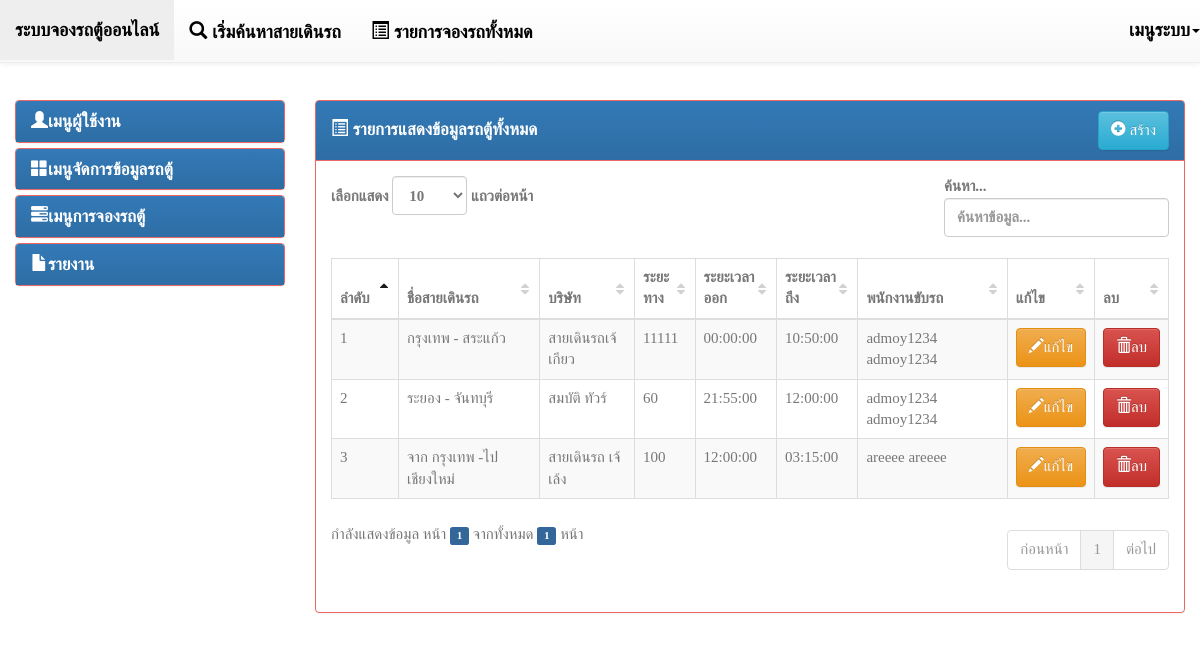
The app's page /backend/index.php?page=list-van (signed in), older data.
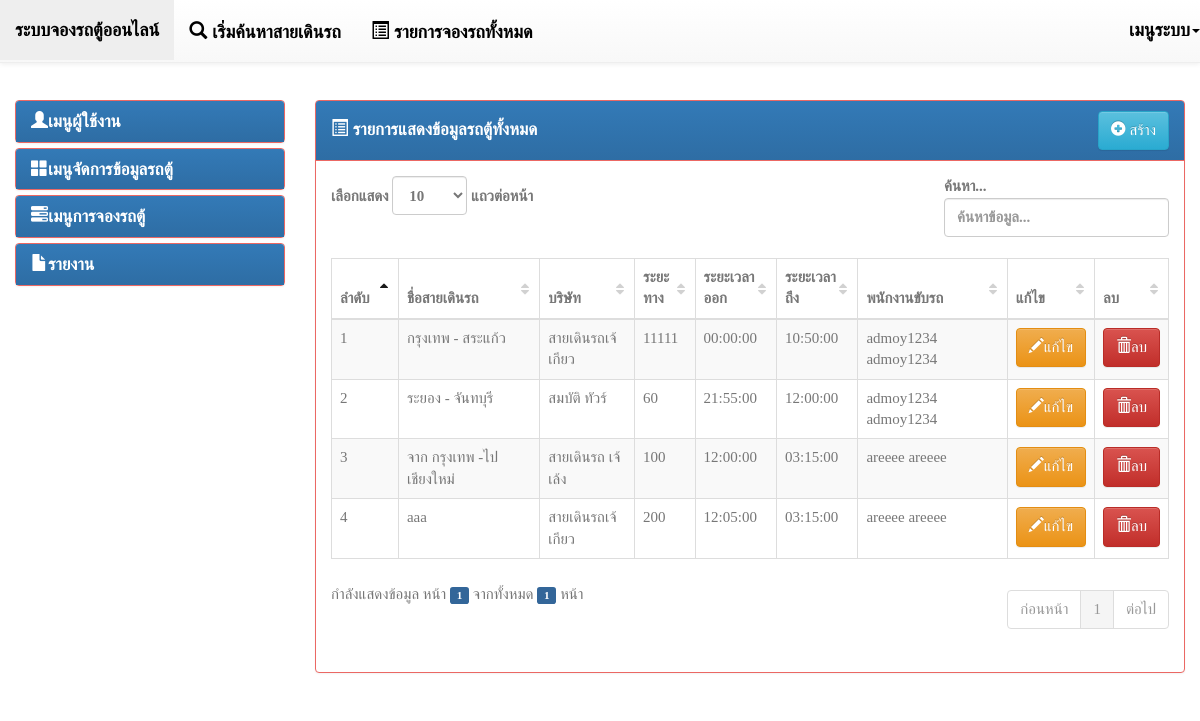
The same page, newer data.
### tables this page shows
CREATE TABLE IF NOT EXISTS `van` (
  `v_id` int(11) NOT NULL COMMENT 'รหัสรถตู้',
  `v_name` varchar(255) NOT NULL COMMENT 'ชื่อสายรถตู้',
  `v_detail` text NOT NULL COMMENT 'รายละเอียด',
  `v_company` int(11) NOT NULL COMMENT 'บริษัท',
  `v_driver` int(11) NOT NULL COMMENT 'รหัสพนักงานขับรถ',
  `v_chair` int(2) NOT NULL,
  `v_roadlength` int(11) NOT NULL DEFAULT '0' COMMENT 'ระยะทาง',
  `v_drivestart` time NOT NULL,
  `v_driveend` time NOT NULL,
  `v_updatedate` date NOT NULL,
  `v_updateby` int(11) NOT NULL
);

CREATE TABLE IF NOT EXISTS `company` (
  `c_id` int(11) NOT NULL,
  `c_name` varchar(255) NOT NULL,
  `c_onwer` varchar(255) NOT NULL,
  `c_address` text NOT NULL,
  `c_mobile` varchar(10) NOT NULL,
  `c_updatedate` date NOT NULL,
  `c_updateby` int(11) NOT NULL
);

CREATE TABLE IF NOT EXISTS `person` (
  `id` int(11) NOT NULL COMMENT 'รหัส',
  `fb_id` varchar(20) DEFAULT NULL COMMENT 'รหัสเฟสบุ๊ค',
  `code` varchar(9) NOT NULL COMMENT 'รหัสพนักงาน คนขับรถตู้ ',
  `fname` varchar(100) NOT NULL COMMENT 'ชื่อ',
  `lname` varchar(100) NOT NULL COMMENT 'สกุล',
  `username` varchar(50) NOT NULL COMMENT 'username',
  `password` varchar(50) NOT NULL COMMENT 'password',
  `idcard` varchar(13) NOT NULL,
  `mobile` varchar(15) NOT NULL COMMENT 'โทรศัพท์',
  `email` varchar(50) NOT NULL COMMENT 'อีเมลล์',
  `updatedate` date NOT NULL COMMENT 'วันที่สร้าง',
  `updateby` int(11) NOT NULL,
  `status` int(11) NOT NULL COMMENT 'สถานะ EMPLOYEE_ID=>1,ONWER_ID=>2,CUSTOMER_ID=>3 ,DRIVER_ID => 4,GENARAL_ID => 0,'
);

### mysql_con/PDOMysql.php (called while the page is built, shortened)
<?php
class PDOMysql {
    private static $DSN = "mysql:host=localhost;dbname=db_van";
    private static $USERNAME = "root";
    private static $PASSWORD = "";
    private static $OPTIONS = array(
        PDO::MYSQL_ATTR_INIT_COMMAND => 'SET NAMES utf8',
    );
    public $conn = null;
    public function open() {
        try {
            $this->conn = new PDO(self::$DSN, self::$USERNAME, self::$PASSWORD, self::$OPTIONS);
        } catch (PDOException $e) {
            print "Error!: " . $e->getMessage() . "<br/>";
            die();
        }
        return $this->conn;
    }
}

### backend/list-van.php (the view)
<?php include '../mysql_con/PDOMysql.php'; ?>
<div class="panel panel-primary">
    <div class="panel-heading clearfix">
        <h4 class="panel-title pull-left" style="padding-top: 7.5px;">
            <i class="glyphicon glyphicon-list-alt"></i> รายการแสดงข้อมูลรถตู้ทั้งหมด
        </h4>
        <div class="btn-group pull-right">
            <a href="index.php?page=form-van" class="btn btn-info">
                <i class="glyphicon glyphicon-plus-sign"></i> สร้าง
            </a>
        </div>
    </div>
    <div class="panel-body">
        <table class="table table-striped table-bordered dataTable dt-responsive">
            <thead>
                <tr>
                    <th>ลำดับ</th>
                    <th>ชื่อสายเดินรถ</th>
                    <th>บริษัท</th>
                    <th>ระยะทาง</th>
                    <th>ระยะเวลาออก</th>
                    <th>ระยะเวลาถึง</th>
                    <th>พนักงานขับรถ</th>
                    <th>แก้ไข</th>
                    <th>ลบ</th>
                </tr>
            </thead>
            <tbody>
                <?php
                $pdo = new PDOMysql();
                $pdo->conn = $pdo->open();
                $sql = 'SELECT * FROM van v';
                $sql .= ' LEFT JOIN company c ON c.c_id = v.v_company ';
                $sql .= ' LEFT JOIN person p ON p.id = v.v_driver ';
                $sql .= ' ORDER BY v.v_id ASC';
                $stmt = $pdo->conn->prepare($sql);
                $stmt->execute();
                $result = $stmt->fetchAll(PDO::FETCH_OBJ);
                ?>
                <?php foreach ($result as $key => $value) { ?>
                    <tr>
                        <td style="width: 8%;"><?= ($key + 1) ?></td>
                        <td><?= $value->v_name ?></td>
                        <td><?= $value->c_name ?></td>
                        <td><?= $value->v_roadlength ?></td>
                        <td><?= $value->v_drivestart ?></td>
                        <td><?= $value->v_driveend ?></td>
                        <td><?= $value->fname . ' ' . $value->lname ?></td>
                        <td style="width: 8%;">
                            <a href="index.php?page=form-van&id=<?= $value->v_id ?>" class="btn btn-warning">
                                <i class="glyphicon glyphicon-pencil"></i>แก้ไข
                            </a>
                        </td>
                        <td style="width: 8%;">
                            <button type="button" class="btn btn-danger" onclick="delete_data(<?= $value->v_id ?>, '../actionDb/van.php?action=delete')">
                                <i class="glyphicon glyphicon-trash"></i>ลบ
                            </button>
                        </td>
                    </tr>
                <?php } ?>
            </tbody>
        </table>
    </div>
</div>

### backend/index.php (shortened to what this page needs)
<!DOCTYPE html>
<html lang="en">
    <head>
        <?php require '../filecenter/includeCssJs.php'; ?>
    </head>
    <body>
        <div class="container-fluid" style="margin-top: 100px;">
            <div class="row clearfix">
                    <?php include '../filecenter/menu-header.php'; ?>
                <div class="col-md-3 column">
                    <?php include '../filecenter/menu-left.php'; ?>
                </div>
                <div class="col-md-9 column">
                    <?php
                    if (!empty($_GET)) {
                        $page = $_GET['page'] . '.php';
                        if (file_exists($page)) {
                            include $page;
                        } else {
                            include '../filecenter/404.php';
                        }
                    } else {
                    }
                    ?>
                </div>
            </div>
        </div>
    </body>
</html>

### filecenter/includeCssJs.php (shortened to what this page needs)
<link rel="stylesheet" type="text/css" href="../css/bootstrap.min.css"/>
<link rel="stylesheet" type="text/css" href="../css/bootstrap-theme.min.css"/>
<link rel="stylesheet" type="text/css" href="../assets/datatables/dataTables.css"/>
<link rel="stylesheet" href="../assets/bootstrapvalidator/dist/css/bootstrapValidator.min.css"/>
<link rel="stylesheet" href="../assets/bootstrap-select/dist/css/bootstrap-select.css"/>
<link rel="stylesheet" href="../assets/select2-3.5.1/select2.css"/>
<link rel="stylesheet" href="../assets/select2-3.5.1/select2-bootstrap.css"/>
<link rel="stylesheet" type="text/css" href="../assets/clockpicker/dist/bootstrap-clockpicker.min.css">
<link rel="stylesheet" type="text/css" href="../assets/clockpicker/assets/css/github.min.css">
<link rel="stylesheet" type="text/css" href="../assets/bootstrap-daterangepicker/daterangepicker-bs3.css">
<link rel="stylesheet" href="../css/vanStyle.css"/>

### filecenter/menu-header.php (shortened to what this page needs)
<nav class="navbar navbar-default navbar-fixed-top" role="navigation">
    <div class="navbar-header">
        <a class="navbar-brand" href="../home.html">ระบบจองรถตู้ออนไลน์</a>
    </div>
    <div class="collapse navbar-collapse" id="bs-example-navbar-collapse-1">
        <ul class="nav navbar-nav">
            <li>
                <a href="index.php?page=van_search">
                    <i class="glyphicon glyphicon-search"></i> เริ่มค้นหาสายเดินรถ
                </a>
            </li>
            <?php if (!empty($_SESSION['person'])) { ?>
                <li>
                    <a href="index.php?page=history_reserve">
                        <i class="glyphicon glyphicon-list-alt"></i> รายการจองรถทั้งหมด
                    </a>
                </li>
            <?php } ?>
        </ul>
        <ul class="nav navbar-nav navbar-right">
            <li class="dropdown">
                <a href="#" class="dropdown-toggle" data-toggle="dropdown">เมนูระบบ<strong class="caret"></strong></a>
            </li>
        </ul>
    </div>
</nav>

### filecenter/menu-left.php (shortened to what this page needs)
<?php
$authen = $_SESSION['person'];
?>
<div class="panel-group" id="accordion">
    <?php if ($authen->status == EMPLOYEE_ID || $authen->status == ONWER_ID) { ?>
        <div class="panel panel-primary">
            <div class="panel-heading">
                <h4 class="panel-title">
                    <a data-toggle="collapse" data-parent="#accordion" href="#collapseOne">
                        <span class="glyphicon glyphicon-user">
                        </span>เมนูผู้ใช้งาน</a>
                </h4>
            </div>
        </div>
        <div class="panel panel-primary">
            <div class="panel-heading">
                <h4 class="panel-title">
                    <a data-toggle="collapse" data-parent="#accordion" href="#collapseTow">
                        <span class="glyphicon glyphicon glyphicon-th-large">
                        </span>เมนูจัดการข้อมูลรถตู้</a>
                </h4>
            </div>
        </div>
        <div class="panel panel-primary">
            <div class="panel-heading">
                <h4 class="panel-title">
                    <a data-toggle="collapse" data-parent="#accordion" href="#collapseFour">
                        <span class="glyphicon glyphicon glyphicon-tasks">
                        </span>เมนูการจองรถตู้</a>
                </h4>
            </div>
        </div>
        <div class="panel panel-primary">
            <div class="panel-heading">
                <h4 class="panel-title">
                    <a data-toggle="collapse" data-parent="#accordion" href="#collapseFive">
                        <span class="glyphicon glyphicon-file">
                        </span>รายงาน</a>
                </h4>
            </div>
        </div>
    <?php } ?>
</div>

### assets/datatables/dataTables.css (style rules this page uses)
.dataTables_wrapper table { margin-top:10px; }
table.table { clear: both; margin-bottom: 10px !important; max-width: none !important; }
table.table thead .sorting, table.table thead .sorting_asc, table.table thead .sorting_desc, table.table thead .sorting_asc_disabled, table.table thead .sorting_desc_disabled { cursor: pointer; *cursor: hand; }
table.table thead .sorting { background: url('images/sort_both.png') no-repeat center right; }
table.table thead .sorting_asc { background: url('images/sort_asc.png') no-repeat center right; }

Row changes from the older to the newer data that the page shows:
added van: v_name "aaa", company.c_name "สายเดินรถเจ้เกียว", v_roadlength "200", v_drivestart "12:05:00", v_driveend "03:15:00", person.fname "areeee", person.lname "areeee"
